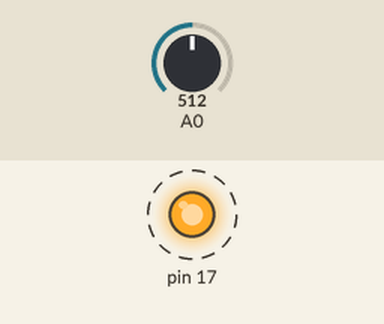
Simulated run of this sketch. Board: Arduino Leonardo, built with avr-gcc and run on an emulated ATmega32U4. On the bench: output pins drawn as LEDs (lit = HIGH). Dashed ring = blinking. The test bench sets the inputs (shaded band); at power-on: A0 = 512. What the sketch prints to the serial monitor is not drawn.

Above: at 0.05 s.
Timing chart, 0 to 3.0 s (numbered marks = the images above):
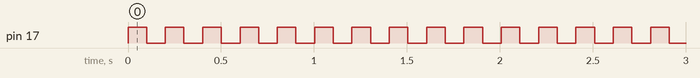

The sketch:

awesomesthoover.ino
```cpp
// the setup function runs once when you press reset or power the board
void setup() {
  // initialize digital pin LED_BUILTIN as an output.
  pinMode(17, OUTPUT);
  pinMode(TXLED0, OUTPUT);
  Serial.begin(9600);


}

int val = 0;
char data[100];
char buff[10];


// the loop function runs over and over again forever
void loop() {
  digitalWrite(17, HIGH);   // turn the LED on (HIGH is the voltage level)
  digitalWrite(TXLED0, HIGH);   // turn the LED on (HIGH is the voltage level)

  delay(100);
  digitalWrite(17, LOW);    // turn the LED off by making the voltage LOW
  digitalWrite(TXLED0, LOW);    // turn the LED off by making the voltage LOW

  delay(100);

  val = analogRead(A0);  // read the input pin
  float voltage = val / 1024.0 * 3.3;
  dtostrf(voltage, 4, 6, buff);  //4 is mininum width, 6 is precision
  sprintf(data, "%s V", buff);

  Serial.println(data);

}
```

Measured:
- by itself, pin 17: alternates HIGH for 0.10 s and LOW for 0.10 s
